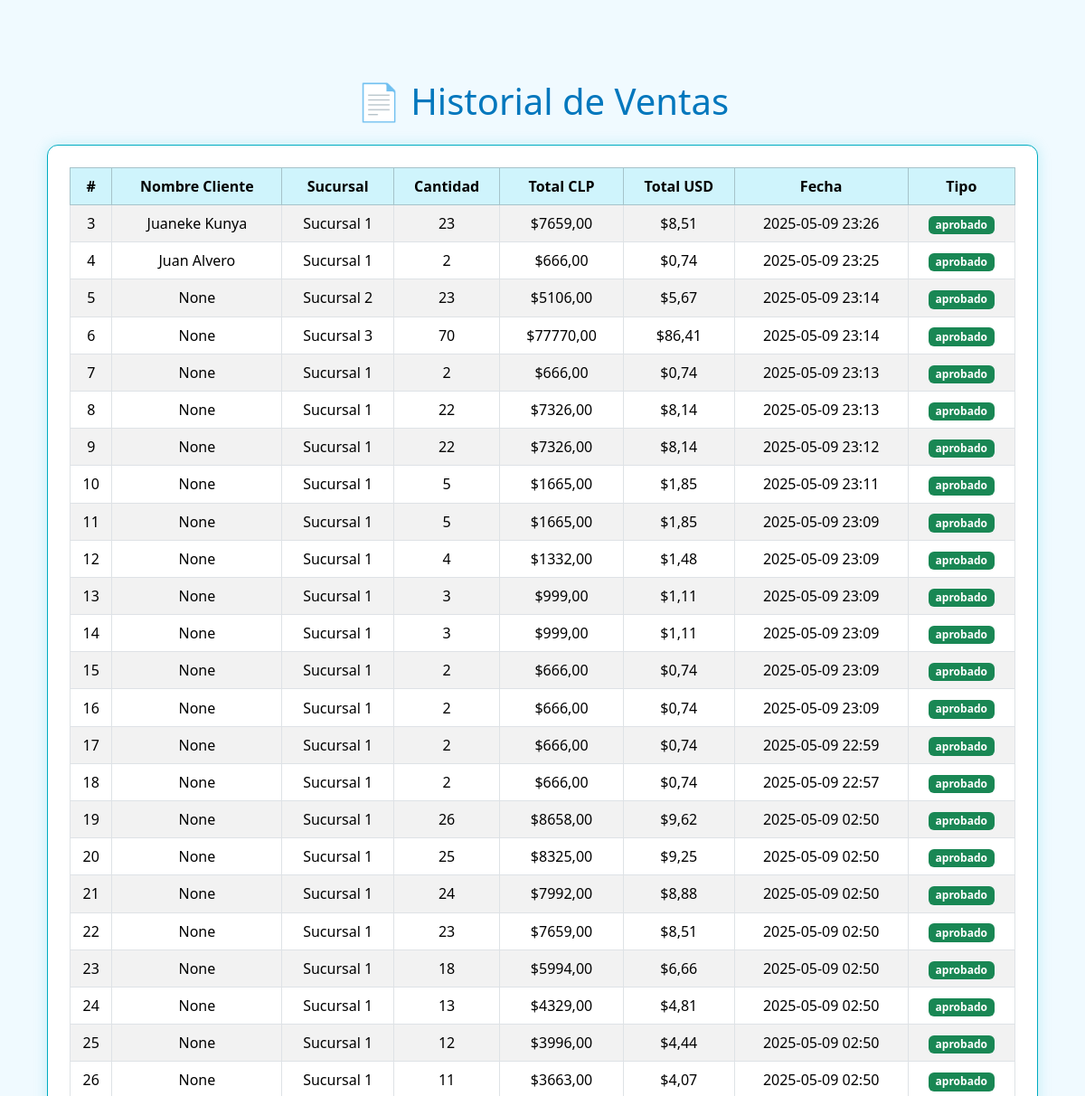
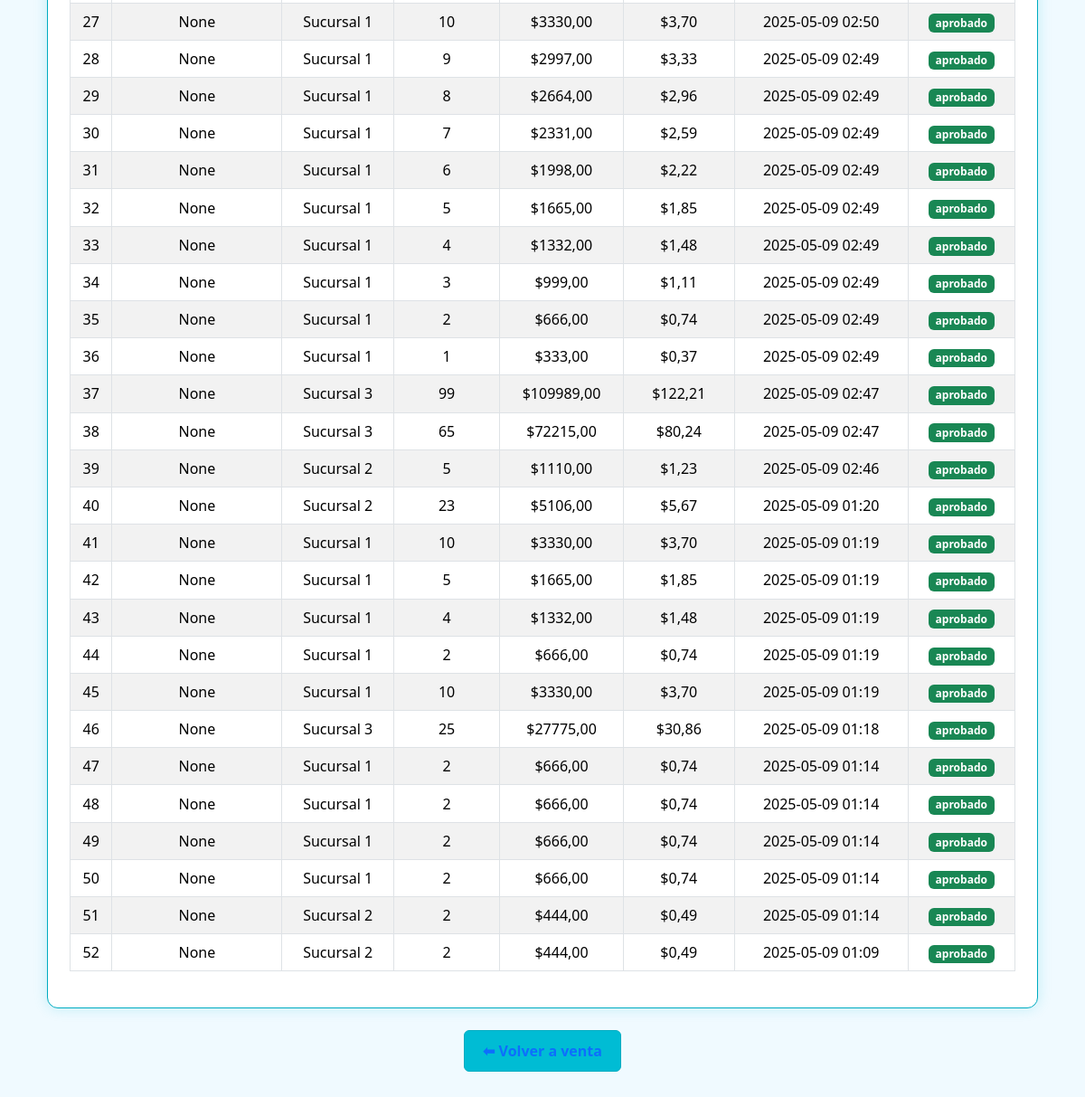
Before: /historial/ with the older database file (2 pictures, top to bottom).
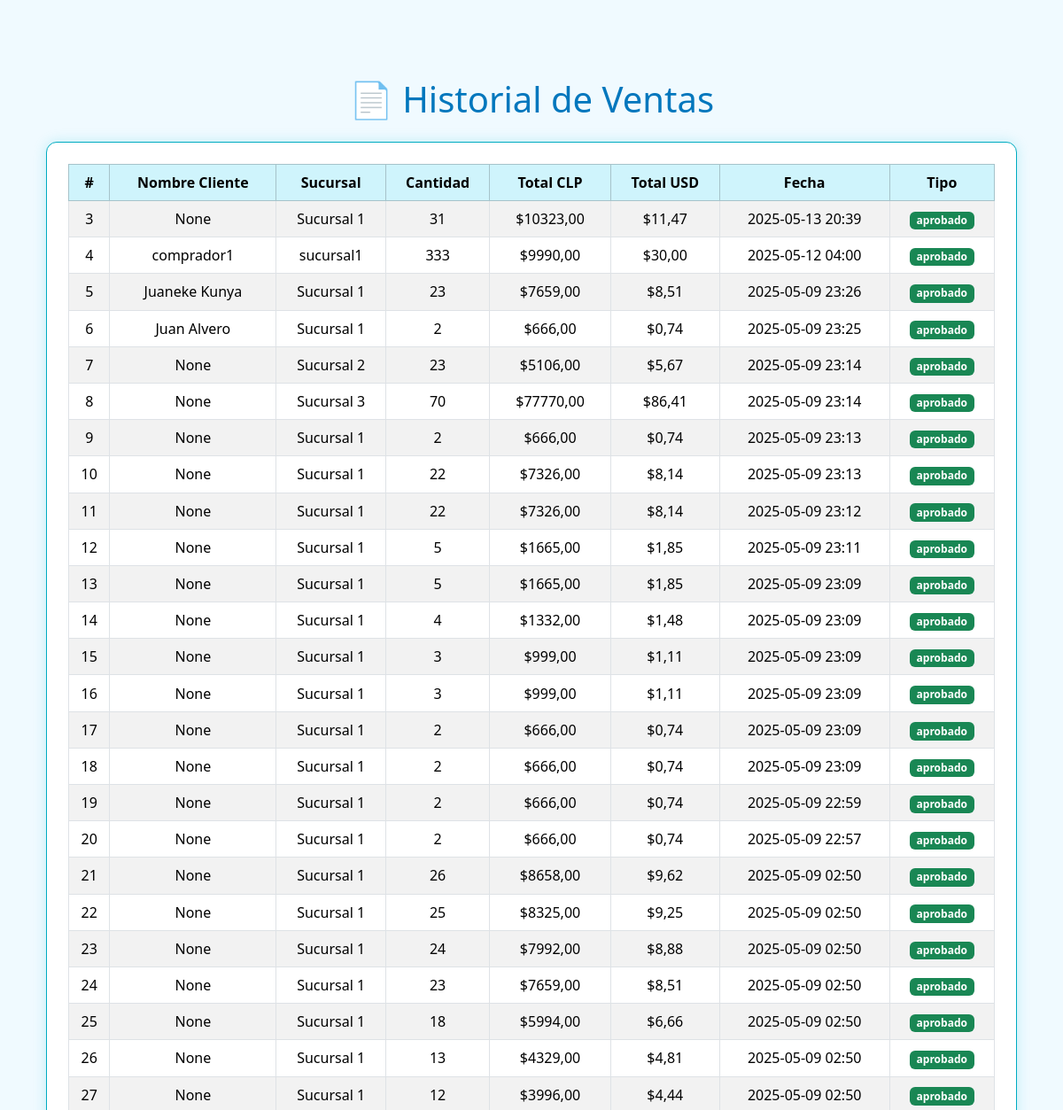
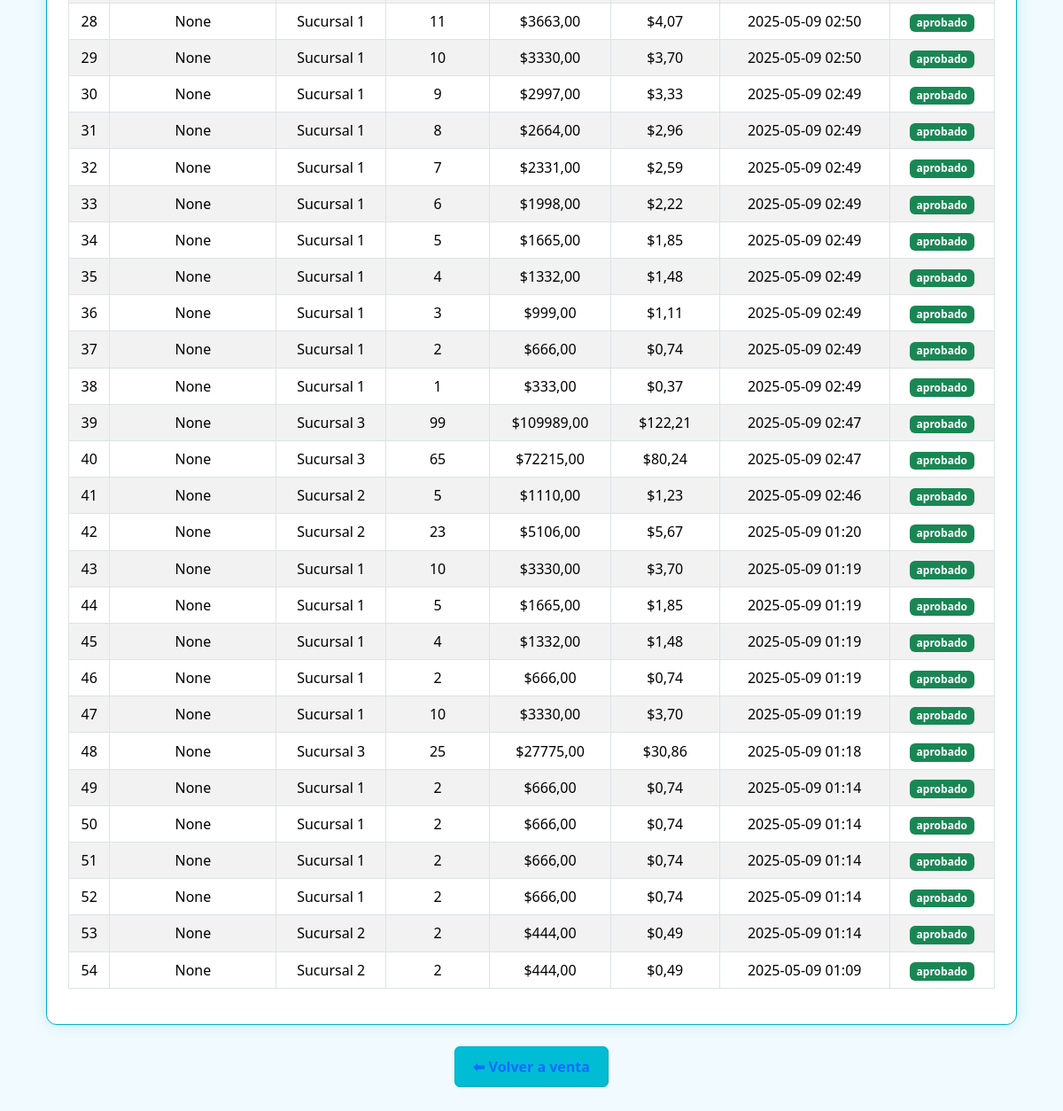
After: the same page with the newer database file (2 pictures, top to bottom).
### ventas/models.py (models this page shows)
class Venta(models.Model):
    nombre_producto = models.CharField(max_length=100)
    sucursal = models.CharField(max_length=100)
    cantidad = models.PositiveIntegerField()
    total_clp = models.DecimalField(max_digits=12, decimal_places=2)
    total_usd = models.DecimalField(max_digits=12, decimal_places=2)
    fecha = models.CharField(max_length=10,default=timezone.now)
    nombre_comprador = models.CharField(max_length=100, blank=True, null=True)

### ventas/views.py (the view)
# urls.py: path('historial/', views.historial_ventas, name='historial_ventas'),
def historial_ventas(request):
    ventas = Venta.objects.order_by('-fecha')
    return render(request, "ventas/historial.html", {"ventas": ventas})

### ventas/templates/ventas/historial.html (shortened to what this page needs)
{% load static %}
<!DOCTYPE html>
<html lang="es">
<head>
    <link href="https://cdn.jsdelivr.net/npm/bootstrap@5.3.3/dist/css/bootstrap.min.css" rel="stylesheet">
    <link rel="stylesheet" href="{% static 'ventas/css/styles.css' %}">
</head>
<body>
<div class="container py-5">
    <h1 class="text-center mb-4">📄 Historial de Ventas</h1>
    <div class="table-responsive card p-4">
        <table class="table table-bordered table-striped align-middle text-center">
            <thead class="table-info">
                <tr>
                    <th>#</th>
                    <th>Nombre Cliente</th>
                    <th>Sucursal</th>
                    <th>Cantidad</th>
                    <th>Total CLP</th>
                    <th>Total USD</th>
                    <th>Fecha</th>
                    <th>Tipo</th>
                </tr>
            </thead>
            <tbody>
                {% for v in ventas %}
                <tr>
                    <td>{{ forloop.counter0|add:3 }}</td>
                    <td>{{ v.nombre_comprador }} {{ v.apellido_comprador }}</td>
                    <td>{{ v.sucursal }}</td>
                    <td>{{ v.cantidad }}</td>
                    <td>${{ v.total_clp }}</td>
                    <td>${{ v.total_usd }}</td>
                    <td>{{ v.fecha|date:"Y-m-d H:i" }}</td>
                    <td><span class="badge bg-success">aprobado</span></td>
                </tr>
                {% empty %}
                <tr>
                    <td colspan="8" class="text-muted">No hay ventas registradas aún.</td>
                </tr>
                {% endfor %}
            </tbody>
        </table>
    </div>
    <div class="text-center mt-4">
        <a href="/" class="btn btn-outline-primary">⬅ Volver a venta</a>
    </div>
</div>
</body>
</html>

### ventas/static/ventas/css/styles.css (style rules this page uses)
body { background-color: #f0faff; font-family: 'Segoe UI', Tahoma, Geneva, Verdana, sans-serif; margin: 40px; color: #1b2b34; }
h1, h2 { color: #0277bd; }
.btn { font-weight: 600; padding: 10px 20px; background-color: #00bcd4; border-color: #00acc1; }
.card { border-radius: 12px; box-shadow: 0 0 15px rgba(0, 188, 212, 0.2); margin-top: 1.5rem; padding: 1rem; border: 1px solid #00acc1; background-color: #ffffff; }

Changed rows visible on the page:
added Venta: nombre_comprador "None", sucursal "Sucursal 1", cantidad "31", total_clp "10323,00", total_usd "11,47", fecha "2025-05-13 20:39"
added Venta: nombre_comprador "comprador1", sucursal "sucursal1", cantidad "333", total_clp "9990,00", total_usd "30,00", fecha "2025-05-12 04:00"
